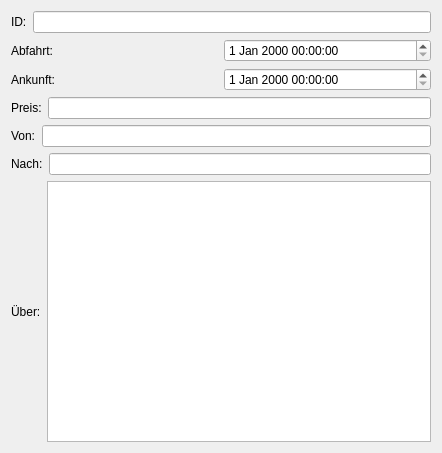
<?xml version="1.0" encoding="UTF-8"?>
<ui version="4.0">
 <class>zugbuchung</class>
 <widget class="QDialog" name="zugbuchung">
  <property name="geometry">
   <rect>
    <x>0</x>
    <y>0</y>
    <width>442</width>
    <height>453</height>
   </rect>
  </property>
  <property name="windowTitle">
   <string>Zugbuchung</string>
  </property>
  <layout class="QGridLayout" name="gridLayout">
   <item row="0" column="0">
    <layout class="QVBoxLayout" name="verticalLayout">
     <item>
      <layout class="QHBoxLayout" name="horizontalLayout">
       <item>
        <widget class="QLabel" name="label">
         <property name="text">
          <string>ID:</string>
         </property>
        </widget>
       </item>
       <item>
        <widget class="QLineEdit" name="IDlineEdit"/>
       </item>
      </layout>
     </item>
     <item>
      <layout class="QHBoxLayout" name="horizontalLayout_2">
       <item>
        <widget class="QLabel" name="label_2">
         <property name="text">
          <string>Abfahrt:</string>
         </property>
        </widget>
       </item>
       <item>
        <widget class="QDateTimeEdit" name="FromdateTimeEdit"/>
       </item>
      </layout>
     </item>
     <item>
      <layout class="QHBoxLayout" name="horizontalLayout_3">
       <item>
        <widget class="QLabel" name="label_3">
         <property name="text">
          <string>Ankunft:</string>
         </property>
        </widget>
       </item>
       <item>
        <widget class="QDateTimeEdit" name="TodateTimeEdit"/>
       </item>
      </layout>
     </item>
     <item>
      <layout class="QHBoxLayout" name="horizontalLayout_4">
       <item>
        <widget class="QLabel" name="label_8">
         <property name="text">
          <string>Preis:</string>
         </property>
        </widget>
       </item>
       <item>
        <widget class="QLineEdit" name="PricelineEdit"/>
       </item>
      </layout>
     </item>
     <item>
      <layout class="QHBoxLayout" name="horizontalLayout_5">
       <item>
        <widget class="QLabel" name="label_5">
         <property name="text">
          <string>Von:</string>
         </property>
        </widget>
       </item>
       <item>
        <widget class="QLineEdit" name="FromlineEdit"/>
       </item>
      </layout>
     </item>
     <item>
      <layout class="QHBoxLayout" name="horizontalLayout_6">
       <item>
        <widget class="QLabel" name="label_6">
         <property name="text">
          <string>Nach:</string>
         </property>
        </widget>
       </item>
       <item>
        <widget class="QLineEdit" name="TolineEdit"/>
       </item>
      </layout>
     </item>
     <item>
      <layout class="QHBoxLayout" name="horizontalLayout_7">
       <item>
        <widget class="QLabel" name="label_7">
         <property name="text">
          <string>Über:</string>
         </property>
        </widget>
       </item>
       <item>
        <widget class="QTextEdit" name="connectingStextEdit"/>
       </item>
      </layout>
     </item>
    </layout>
   </item>
  </layout>
 </widget>
 <resources/>
 <connections/>
</ui>
